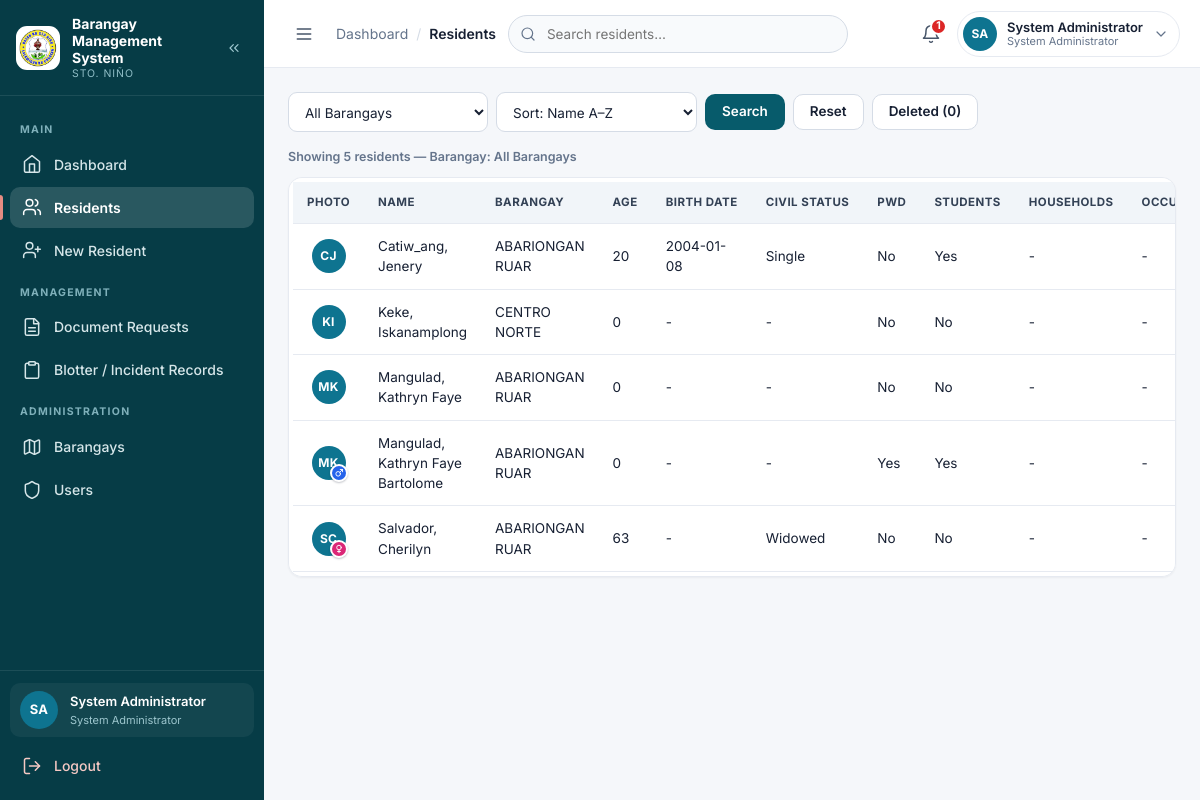
The app's page /pages/residents.php (signed in) with its own data.
### tables this page shows
CREATE TABLE `residents` (
  `id` int(11) NOT NULL AUTO_INCREMENT,
  `barangay_id` int(11) NOT NULL,
  `user_id` int(11) DEFAULT NULL,
  `last_name` varchar(255) NOT NULL,
  `first_name` varchar(100) NOT NULL,
  `middle_name` varchar(100) DEFAULT NULL,
  `sex` varchar(20) DEFAULT NULL,
  `age` int(11) NOT NULL,
  `birth_date` date DEFAULT NULL,
  `civil_status` varchar(50) DEFAULT NULL,
  `occupation` varchar(100) DEFAULT NULL,
  `contact_no` varchar(30) DEFAULT NULL,
  `email` varchar(255) DEFAULT NULL,
  `address` varchar(255) DEFAULT NULL,
  `photo` varchar(255) DEFAULT NULL,
  `household_no` varchar(50) DEFAULT NULL,
  `is_pwd` enum('Yes','No') NOT NULL DEFAULT 'No',
  `is_student` enum('Yes','No') NOT NULL DEFAULT 'No',
  `created_at` timestamp NOT NULL DEFAULT current_timestamp(),
  `updated_at` timestamp NOT NULL DEFAULT current_timestamp(),
  `deleted_at` timestamp NULL DEFAULT NULL,
  PRIMARY KEY (`id`),
  UNIQUE KEY `uq_residents_user` (`user_id`),
  KEY `idx_residents_barangay` (`barangay_id`),
  KEY `idx_residents_deleted_at` (`deleted_at`),
  CONSTRAINT `residents_ibfk_1` FOREIGN KEY (`barangay_id`) REFERENCES `barangays` (`id`),
  CONSTRAINT `fk_residents_user` FOREIGN KEY (`user_id`) REFERENCES `users` (`id`) ON DELETE SET NULL ON UPDATE CASCADE
);

CREATE TABLE `barangays` (
  `id` int(11) NOT NULL AUTO_INCREMENT,
  `barangay_name` varchar(150) NOT NULL,
  `created_at` timestamp NOT NULL DEFAULT current_timestamp(),
  PRIMARY KEY (`id`),
  UNIQUE KEY `barangay_name` (`barangay_name`)
);

### config/config.php (called while the page is built, shortened)
<?php
if (!function_exists('url')) {
    function url($path = '') {
        $path = ltrim((string)$path, '/');
        return BASE_URL . '/' . $path;
    }
}
if (!function_exists('asset')) {
    function asset($path) {
        return url('assets/' . ltrim((string)$path, '/'));
    }
}
function e($value) { return htmlspecialchars((string)$value, ENT_QUOTES, 'UTF-8'); }
require_once BASE_PATH . '/includes/auth.php';

### includes/auth.php (called while the page is built, shortened)
<?php
if (!defined('BRGY_AUTH_LOADED')) {
    function role_label(?string $role = null): string
    {
        $role = $role ?? current_role();
        return [
            'admin'     => 'System Administrator',
            'secretary' => 'Barangay Secretary',
            'resident'  => 'Resident',
        ][$role] ?? ucfirst((string)$role);
    }
}
?>

### pages/residents.php (the view, shortened to what this page needs)
<?php
require_once __DIR__ . '/../config/config.php'; require_staff(); $page_title='Residents';
$q=trim($_GET['q']??''); $f_brgy=(int)($_GET['barangay']??0); $f_sort=trim($_GET['sort']??'name_az');
$view_deleted=(($_GET['view']??'')==='deleted');
$deleted_cond = $view_deleted ? 'r.deleted_at IS NOT NULL' : 'r.deleted_at IS NULL';
$sql="SELECT r.*,b.barangay_name,u.email AS account_email FROM residents r JOIN barangays b ON b.id=r.barangay_id LEFT JOIN users u ON u.id=r.user_id WHERE $deleted_cond"; $params=[];$types='';
if($f_sort==='name_za'){ $sql.=" ORDER BY r.last_name DESC,r.first_name DESC,r.middle_name DESC"; }
elseif($f_sort==='newest'){ $sql.=" ORDER BY r.created_at DESC,r.id DESC"; }
elseif($f_sort==='oldest'){ $sql.=" ORDER BY r.created_at ASC,r.id ASC"; }
else{ $sql.=" ORDER BY r.last_name ASC,r.first_name ASC,r.middle_name ASC"; }
$stmt=$conn->prepare($sql);
if($types)$stmt->bind_param($types,...$params);$stmt->execute();
$rows=$stmt->get_result();
$total_rows=(int)$rows->num_rows;
$brgy_label='All Barangays';
if($_SESSION['role']!=='admin'){
    $dc=$conn->prepare("SELECT COUNT(*) c FROM residents WHERE deleted_at IS NOT NULL AND barangay_id=?");
    $dc->bind_param('i',$_SESSION['barangay_id']);
    $dc->execute();
    $deleted_count=(int)$dc->get_result()->fetch_assoc()['c'];
    $dc->close();
}else{
    $dcq=$conn->query("SELECT COUNT(*) c FROM residents WHERE deleted_at IS NOT NULL");
    $deleted_count=$dcq?(int)$dcq->fetch_assoc()['c']:0;
}
$cell = function ($v) {
    $s = trim((string)($v ?? ''));
    return $s === '' ? '-' : e($s);
};
include BASE_PATH . '/partials/header.php';?>
<div class="toolbar">
    <form method="get">
        <?php if($_SESSION['role']==='admin'): ?>
        <select id="res_brgy" name="barangay" title="Filter by Barangay">
            <option value="0">All Barangays</option>
        </select>
        <?php endif; ?>
        <select id="res_sort" name="sort" title="Sort">
            <option value="name_az"<?=$f_sort==='name_az'?' selected':''?>>Sort: Name A–Z</option>
        </select>
        <button class="btn" type="submit">Search</button>
        <a class="btn btn--ghost" href="<?= e(url('pages/residents.php' . ($view_deleted ? '?view=deleted' : ''))) ?>">Reset</a>
        <?php if($view_deleted): ?>
        <a class="btn btn--ghost" href="<?= e(url('pages/residents.php')) ?>">&larr; Back to residents</a>
        <?php else: ?>
        <a class="btn btn--ghost" href="<?= e(url('pages/residents.php?view=deleted')) ?>">Deleted (<?= (int)$deleted_count ?>)</a>
        <?php endif; ?>
    </form>
</div>
<p class="muted-meta" role="status">
    <?php if($view_deleted): ?>Showing <?=number_format($total_rows)?> deleted resident<?= $total_rows===1?'':'s' ?> — Barangay: <?=e($brgy_label)?>
    <?php else: ?>Showing <?=number_format($total_rows)?> resident<?= $total_rows===1?'':'s' ?> — Barangay: <?=e($brgy_label)?><?php endif; ?>
</p>
<div class="card table-wrap" style="overflow-x:auto">
    <table style="table-layout:auto;width:100%">
    <thead><tr>
        <th>Photo</th>
        <th>Name</th>
        <th>Barangay</th>
        <th style="white-space:nowrap">Age</th>
        <th>Birth Date</th>
        <th>Civil Status</th>
        <th style="white-space:nowrap">PWD</th>
        <th style="white-space:nowrap">Students</th>
        <th style="white-space:nowrap">Households</th>
        <th>Occupation</th>
    </tr></thead>
    <tbody>
    <?php while($r=$rows->fetch_assoc()):
        $photo = trim((string)($r['photo'] ?? ''));
        $hasPhoto = ($photo !== '' && @file_exists(BASE_PATH . '/' . $photo));
        $initials = '';
        foreach (preg_split('/\s+/', trim($r['last_name'] . ' ' . $r['first_name'])) as $part) {
            if ($part !== '' && preg_match('/\p{L}/u', $part, $m)) { $initials .= strtoupper($m[0]); }
        }
        $initials = substr($initials, 0, 2);
        $sex_lc  = strtolower(trim((string)($r['sex'] ?? '')));
        $sex_key = ($sex_lc === 'male' || $sex_lc === 'female') ? $sex_lc : '';
    ?>
    <tr>
<td style="text-align:center">
            <span class="photo-chip">
            <?php if ($hasPhoto): ?>
                <img src="<?= e(url($photo)) ?>" alt="" style="width:40px;height:40px;object-fit:cover;border-radius:50%;display:block;margin:0 auto">
            <?php else: ?>
                <span class="avatar avatar--sm" aria-hidden="true"><?= e($initials) ?></span>
            <?php endif; ?>
            <?php if ($sex_key !== ''): ?>
                <span class="photo-chip__sex photo-chip__sex--<?= $sex_key ?>" title="<?= e(ucfirst($sex_lc)) ?>" aria-label="<?= e(ucfirst($sex_lc)) ?>"><?= icon($sex_key) ?></span>
            <?php endif; ?>
            </span>
        </td>
    <td><?= e(trim($r['last_name'] . ', ' . $r['first_name'] . ' ' . $r['middle_name'], ', ')) ?></td>
    <td><?= $cell($r['barangay_name']) ?></td>
    <td style="white-space:nowrap"><?= $cell($r['age']) ?></td>
    <td><?= $cell($r['birth_date']) ?></td>
    <td><?= $cell($r['civil_status']) ?></td>
    <td style="white-space:nowrap"><?= $cell($r['is_pwd']) ?></td>
    <td style="white-space:nowrap"><?= $cell($r['is_student']) ?></td>
    <td style="white-space:nowrap"><?= $cell($r['household_no']) ?></td>
    <td><?= $cell($r['occupation']) ?></td>
</tr><?php endwhile; ?>
    </tbody></table></div><?php include BASE_PATH . '/partials/footer.php';

### partials/header.php (shortened to what this page needs)
<?php
$current    = basename($_SERVER['PHP_SELF'] ?? '');
$is_admin   = (($_SESSION['role'] ?? '') === 'admin');
$is_resident = (($_SESSION['role'] ?? '') === 'resident');
$full_name  = $_SESSION['full_name'] ?? 'User';
$role_raw   = $_SESSION['role'] ?? 'user';
$role_label = function_exists('role_label') ? role_label($role_raw) : ($is_admin ? 'System Administrator' : ucfirst($role_raw));
$home_href  = $is_resident ? url('resident/resident_dashboard.php') : url('pages/dashboard.php');
$initials = '';
foreach (preg_split('/\s+/', trim($full_name)) as $part) {
    if ($part !== '' && preg_match('/\p{L}/u', $part, $m)) { $initials .= strtoupper($m[0]); }
}
$initials = substr($initials, 0, 2);
$avatar_photo = '';
if (!function_exists('icon')) {
    function icon($name, $class = 'ico') {
        $path = $paths[$name] ?? '';
        return '<svg class="'.$class.'" viewBox="0 0 24 24" width="20" height="20" fill="none" stroke="currentColor" stroke-width="1.8" stroke-linecap="round" stroke-linejoin="round" aria-hidden="true" focusable="false">'.$path.'</svg>';
    }
}
if ($is_resident) {
    $nav_groups = [
        'MY ACCOUNT' => [
            ['file' => 'resident/resident_dashboard.php', 'label' => 'My Dashboard', 'icon' => 'home'],
            ['file' => 'resident/resident_profile.php',   'label' => 'My Profile',  'icon' => 'user'],
        ],
        'REQUESTS' => [
            ['file' => 'resident/document_request.php', 'label' => 'Request Document', 'icon' => 'file-plus'],
            ['file' => 'resident/blotter_request.php',  'label' => 'File a Blotter',  'icon' => 'alert-triangle'],
        ],
    ];
} else {
    $nav_groups = [
        'MAIN' => [
            ['file' => 'pages/dashboard.php',    'label' => 'Dashboard',    'icon' => 'home'],
            ['file' => 'pages/residents.php',    'label' => 'Residents',    'icon' => 'users'],
            ['file' => 'pages/resident_add.php', 'label' => 'New Resident', 'icon' => 'user-plus'],
        ],
        'MANAGEMENT' => [
            ['file' => 'pages/documents.php', 'label' => 'Document Requests',          'icon' => 'file-text'],
            ['file' => 'pages/blotters.php',  'label' => 'Blotter / Incident Records', 'icon' => 'clipboard'],
        ],
    ];
    if ($is_admin) {
        $nav_groups['ADMINISTRATION'] = [
            ['file' => 'admin/barangays.php', 'label' => 'Barangays', 'icon' => 'map'],
            ['file' => 'admin/users.php',     'label' => 'Users',     'icon' => 'shield'],
        ];
    } else {
        $nav_groups['MY RESIDENTS'] = [
            ['file' => 'secretary/resident_accounts.php', 'label' => 'Resident Accounts', 'icon' => 'shield'],
        ];
    }
}
$pending_notice = 0;
if ($is_resident) {
    $rid = current_resident_id();
    if ($rid !== null) {
        if ($nq = $conn->prepare("SELECT COUNT(*) c FROM document_requests WHERE resident_id=? AND status IN ('Pending','Processing')")) {
            $nq->bind_param('i', $rid);
            $nq->execute();
            $pending_notice = (int)$nq->get_result()->fetch_assoc()['c'];
        }
    }
} elseif ($is_admin) {
    if ($nq = $conn->query("SELECT COUNT(*) c FROM document_requests WHERE status='Pending'")) {
        $pending_notice = (int)$nq->fetch_assoc()['c'];
    }
} else {
    if ($nq = $conn->prepare("SELECT COUNT(*) c FROM document_requests WHERE status='Pending' AND barangay_id=?")) {
        $nq->bind_param('i', $_SESSION['barangay_id']);
        $nq->execute();
        $pending_notice = (int)$nq->get_result()->fetch_assoc()['c'];
    }
}
$crumb = $page_crumb ?? ($page_title ?? 'Overview');
?>
<!doctype html>
<html lang="en">
<head>
<link rel="stylesheet" href="<?= e(asset('css/style.css')) ?>">
</head>
<body>
<div class="app">
    <aside class="sidebar" id="sidebar" aria-label="Primary navigation">
        <div class="sidebar__brand">
            <img class="sidebar__logo" src="<?= e(asset('img/logo.png')) ?>" alt="Sto. Niño Barangay logo">
            <span class="sidebar__brand-text">
                <span class="sidebar__system">Barangay Management System</span>
                <span class="sidebar__barangay">Sto. Niño</span>
            </span>
            <button class="sidebar__collapse" type="button" data-sidebar-collapse aria-label="Collapse sidebar" title="Collapse sidebar"><?= icon('chevrons-left', 'ico ico--sm') ?></button>
        </div>
        <nav class="sidebar__nav" aria-label="Sections">
            <?php foreach ($nav_groups as $group => $items): ?>
                <p class="sidebar__label"><?= e($group) ?></p>
                <?php foreach ($items as $item): $active = ($current === basename($item['file'])); ?>
                    <a class="nav-link<?= $active ? ' is-active' : '' ?>" href="<?= e(url($item['file'])) ?>"<?= $active ? ' aria-current="page"' : '' ?> title="<?= e($item['label']) ?>">
                        <span class="nav-link__ico"><?= icon($item['icon']) ?></span>
                        <span class="nav-link__txt"><?= e($item['label']) ?></span>
                    </a>
                <?php endforeach; ?>
            <?php endforeach; ?>
        </nav>
        <div class="sidebar__foot">
            <div class="sidebar__user">
                <span class="avatar" aria-hidden="true"><?= e($initials) ?></span>
                <span class="sidebar__user-meta">
                    <span class="sidebar__user-name"><?= e($full_name) ?></span>
                    <span class="sidebar__user-role"><?= e($role_label) ?></span>
                </span>
            </div>
            <a class="nav-link nav-link--logout" href="<?= e(url('auth/logout.php')) ?>" title="Logout">
                <span class="nav-link__ico"><?= icon('log-out') ?></span>
                <span class="nav-link__txt">Logout</span>
            </a>
        </div>
    </aside>
    <main class="main">
        <header class="topbar">
            <button class="icon-btn topbar__toggle" type="button" data-sidebar-toggle aria-label="Toggle navigation" aria-controls="sidebar" aria-expanded="false"><?= icon('menu') ?></button>
            <nav class="crumbs" aria-label="Breadcrumb">
                <a class="crumbs__root" href="<?= e($home_href) ?>">Dashboard</a>
                <span class="crumbs__sep" aria-hidden="true">/</span>
                <span class="crumbs__current" aria-current="page"><?= e($crumb) ?></span>
            </nav>
            <?php
            $search_paths = [
                'residents.php' => 'pages/residents.php',
                'documents.php' => 'pages/documents.php',
                'blotters.php'  => 'pages/blotters.php',
                'barangays.php' => 'admin/barangays.php',
                'users.php'     => 'admin/users.php',
            ];
            $search_labels = ['residents.php' => 'Search residents', 'documents.php' => 'Search documents', 'blotters.php' => 'Search blotters', 'barangays.php' => 'Search barangay', 'users.php' => 'Search users'];
            $search_label = $search_labels[$current] ?? 'Search residents';
            if (isset($search_paths[$current])): ?>
            <form class="topbar__search" role="search" method="get" action="<?= e(url($search_paths[$current])) ?>">
                <span class="topbar__search-ico" aria-hidden="true"><?= icon('search', 'ico ico--sm') ?></span>
                <input id="global-search" type="search" name="q" placeholder="<?= e($search_label) ?>…" value="<?= e($_GET['q'] ?? '') ?>" autocomplete="off">
            </form>
            <?php endif; ?>
            <div class="topbar__actions">
                <a class="icon-btn" href="<?= e($is_resident ? url('resident/resident_profile.php') : url('pages/documents.php')) ?>" title="Pending document requests" aria-label="Notifications: <?= (int)$pending_notice ?> pending document requests">
                    <?= icon('bell') ?>
                    <?php if ($pending_notice > 0): ?><span class="icon-btn__badge"><?= (int)$pending_notice ?></span><?php endif; ?>
                </a>
                <div class="dropdown" data-dropdown>
                    <button class="profile-btn" type="button" data-dropdown-toggle aria-haspopup="true" aria-expanded="false">
                        <span class="avatar avatar--sm" aria-hidden="true"><?php if ($avatar_photo !== ''): ?><img src="<?= e(url($avatar_photo)) ?>" alt=""><?php else: ?><?= e($initials) ?><?php endif; ?></span>
                        <span class="profile-btn__meta">
                            <span class="profile-btn__name"><?= e($full_name) ?></span>
                            <span class="profile-btn__role"><?= e($role_label) ?></span>
                        </span>
                        <span class="profile-btn__caret" aria-hidden="true"><?= icon('chevron-down', 'ico ico--sm') ?></span>
                    </button>
                </div>
            </div>
        </header>
        <div class="page">

### records on screen
residents: initials "CJ", last_name+first_name+middle_name "Catiw_ang, Jenery", barangay.barangay_name "ABARIONGAN RUAR", age "20", birth_date "2004-01-08", civil_status "Single", is_pwd "No", is_student "Yes", household_no "-", occupation "-"
residents: initials "KI", last_name+first_name+middle_name "Keke, Iskanamplong", barangay.barangay_name "CENTRO NORTE", age "0", birth_date "-", civil_status "-", is_pwd "No", is_student "No", household_no "-", occupation "-"
residents: initials "MK", last_name+first_name+middle_name "Mangulad, Kathryn Faye", barangay.barangay_name "ABARIONGAN RUAR", age "0", birth_date "-", civil_status "-", is_pwd "No", is_student "No", household_no "-", occupation "-"
residents: initials "MK", last_name+first_name+middle_name "Mangulad, Kathryn Faye Bartolome", barangay.barangay_name "ABARIONGAN RUAR", age "0", birth_date "-", civil_status "-", is_pwd "Yes", is_student "Yes", household_no "-", occupation "-"
residents: initials "SC", last_name+first_name+middle_name "Salvador, Cherilyn", barangay.barangay_name "ABARIONGAN RUAR", age "63", birth_date "-", civil_status "Widowed", is_pwd "No", is_student "No", household_no "-", occupation "-"

### other values on screen
$group "MAIN"
$item['label'] "Dashboard"
$item['label'] "Residents"
$item['label'] "New Resident"
$group "MANAGEMENT"
$item['label'] "Document Requests"
$item['label'] "Blotter / Incident Records"
$group "ADMINISTRATION"
$item['label'] "Barangays"
$item['label'] "Users"
$initials "SA"
$full_name "System Administrator"
$role_label "System Administrator"
$crumb "Residents"
$pending_notice "1"
